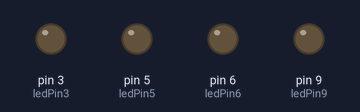
The sketch below on a simulated Arduino Uno, built with avr-gcc and run on an emulated ATmega328P. Shown: output pins drawn as LEDs (lit = HIGH).

Above: at 0.5 s.
At 3.5 s:
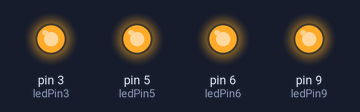
Timing chart, 0 to 4.6 s (numbered marks = the images above):
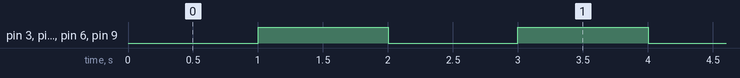

The sketch:

BlinkWithoutDelay.ino
```cpp
#define ledPin3 3
#define ledPin5 5
#define ledPin6 6
#define ledPin9 9

// Variables will change:
int ledState = LOW;  // ledState used to set the LED


unsigned long previousMillis = 0;  // will store last time LED was updated

// constants won't change:
const long interval = 1000;  // interval at which to blink (milliseconds)

void setup() {
  // set the digital pin as output:
  pinMode(ledPin3, OUTPUT);
  pinMode(ledPin5, OUTPUT);
  pinMode(ledPin6, OUTPUT);
  pinMode(ledPin9, OUTPUT);
}

void loop() {

  unsigned long currentMillis = millis();

  if (currentMillis - previousMillis >= interval) {
    // save the last time you blinked the LED
    previousMillis = currentMillis;

    // if the LED is off turn it on and vice-versa:
    if (ledState == LOW) {
      ledState = HIGH;
    } else {
      ledState = LOW;
    }

    digitalWrite(ledPin3, ledState);
    digitalWrite(ledPin5, ledState);
    digitalWrite(ledPin6, ledState);
    digitalWrite(ledPin9, ledState);

  }
}
```

Measured:
- by itself, pin 3 (ledPin3), pin 5 (ledPin5), pin 6 (ledPin6), pin 9 (ledPin9): alternates HIGH for 1.0 s and LOW for 1.0 s
